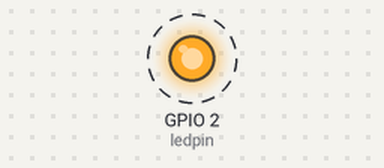
This program was run on a simulated ESP32. Parts: output pins drawn as LEDs (lit = HIGH). Dashed ring = blinking.

Above: at 0.2 s.
Timing chart, 0 to 3.0 s (numbered marks = the images above):
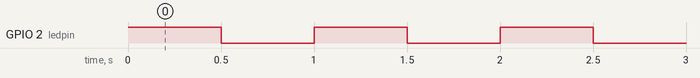

The program:

main.cpp
```cpp
#include <Arduino.h>  // Since I am using Arduino Framework inside PlatformIO to write this code, I need to include the Arduino.h header file to access the Arduino functions and definitions.

#if CONFIG_FREERTOS_UNICORE  // If the ESP32 is configured to run FreeRTOS on a single core, we need to specify which core to run our task on. In this case, we will run it on core 0.
  static const BaseType_t app_cpu = 0;
#else  // If the ESP32's Core 0 is used for WiFi and other system tasks, it's better to run our application on Core 1 to avoid conflicts and ensure better performance.
  static const BaseType_t app_cpu = 1;
#endif

//Pins
static const int ledpin = LED_BUILTIN;  // Blinking Built_In LED for ESP32, GPIO 2

// Our Task : Blink an LED
void ToggleLED(void *parameters)
{
  while(1)
  {
    digitalWrite(ledpin, HIGH);
    vTaskDelay(500 / portTICK_PERIOD_MS);  // By default portTICK_PERIOD_MS for Esp32 is 1ms
    digitalWrite(ledpin, LOW);
    vTaskDelay(500 / portTICK_PERIOD_MS);
  }
}

void setup(){

  // Configure Pin
  pinMode(ledpin, OUTPUT);

  //Create a Task for Blinking our LED
  xTaskCreatePinnedToCore(
    ToggleLED,  // Function that implements the task
    "Toggle LED", // Name of the Task
    1024, // Stack size in words (Minimum 768 for ESP32, but we are using 1024 to be safe)
    NULL, // Paramters to pass to the function (Not used in this case)
    1, //Task Priority (Higher Number means Higehr Priority, we are using 1 for Now )
    NULL, // Task handle (Used to reference the task to other Tasks, not needed in this case)
    app_cpu // Core where we want to run this Task (0 or 1)
  );

  // If this was Vanilla RTOS, we would need to start the scheduler here
  // using vTaskStartScheduler(), but in Arduino framework,
  // the scheduler is already started for us, so we don't need to do anything else.
}


// Note that the setup() and loop() functions are Automatically cofiguredto run as Priority 1 Tasks on the Core 0,
// If we set our Tasks to run on the same core with the same priority, they will be scheduled in a round-robin fashion, meaning they will take turns running.


// Incase we set our Task on a Lower Priority than the setup() and loop() Tasks,
//  it will only run when the setup() and loop() Tasks are not running, which is not ideal for our blinking LED Task, as it needs to run continuously.


void loop(){
  // We don't need to do anything in the loop() function, as our LED blinking is handled by the ToggleLED Task.
}
```

Measured:
- by itself, GPIO 2 (ledpin): alternates HIGH for 0.50 s and LOW for 0.50 s
